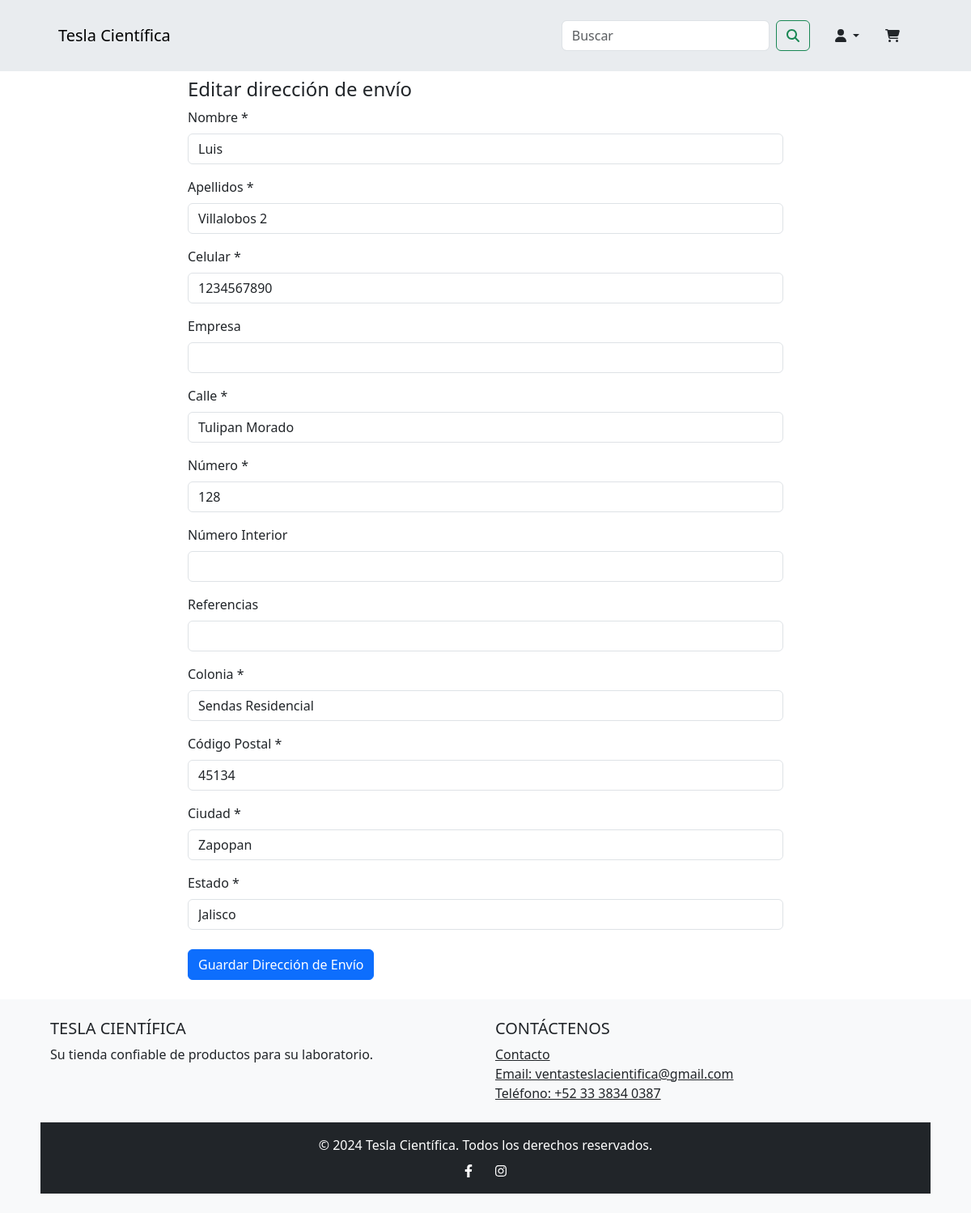
The app's page /edit_address/2?next=/addresses (signed in) with its own data.
### app/models.py (models this page shows, shortened)
class ShippingAddress(db.Model):
    id = db.Column(db.Integer, primary_key=True)
    client_id = db.Column(db.Integer, db.ForeignKey("client.id"), nullable=False)
    nombre = db.Column(db.String(100), nullable=False)
    apellidos = db.Column(db.String(100), nullable=False)
    celular = db.Column(db.String(10), nullable=False)
    empresa = db.Column(db.String(100))
    calle = db.Column(db.String(100), nullable=False)
    numero = db.Column(db.String(10), nullable=False)
    num_int = db.Column(db.String(10))
    referencias = db.Column(db.String(255))
    colonia = db.Column(db.String(100), nullable=False)
    cp = db.Column(db.String(5), nullable=False)
    ciudad = db.Column(db.String(100), nullable=False)
    estado = db.Column(db.String(100), nullable=False)
    is_deleted = db.Column(db.Boolean, default=False, server_default="0")

### app/routes.py (the view, shortened to what this page needs)
@main.route("/edit_address/<int:id>", methods=["GET", "POST"])
def edit_address(id):
    if not current_user.is_authenticated:
        return redirect(url_for("main.index"))
    address = ShippingAddress.query.get_or_404(id)
    if address.client_id != current_user.id:
        return redirect(url_for("main.index"))
    form = ShippingAddressForm(obj=address)
    return render_template("edit_address.html", form=form)

### app/models.py (called while the page is built)
@login_manager.user_loader
def load_user(user_id):
    return Client.query.get(int(user_id))

### app/templates/edit_address.html (shortened to what this page needs)
{% include "header.html" %} {% block content %}
<main class="mb-4">
  <div class="container">
    <div class="row">
      <div class="col-lg-8 col-md-10 mx-auto">
        <h4>Editar dirección de envío</h4>
        <form method="POST">
          <div class="form-group">
            {{ form.nombre.label(class="form-label") }} {{
            form.nombre(class="form-control", id="nombre") }}
          </div>
          <div class="form-group mt-3">
            {{ form.apellidos.label(class="form-label") }} {{
            form.apellidos(class="form-control", id="apellidos") }}
          </div>
          <div class="form-group mt-3">
            {{ form.celular.label(class="form-label") }} {{
            form.celular(class="form-control", id="celular") }}
          </div>
          <div class="form-group mt-3">
            {{ form.empresa.label(class="form-label") }} {{
            form.empresa(class="form-control", id="empresa") }}
          </div>
          <div class="form-group mt-3">
            {{ form.calle.label(class="form-label") }} {{
            form.calle(class="form-control", id="calle") }}
          </div>
          <div class="form-group mt-3">
            {{ form.numero.label(class="form-label") }} {{
            form.numero(class="form-control", id="numero") }}
          </div>
          <div class="form-group mt-3">
            {{ form.num_int.label(class="form-label") }} {{
            form.num_int(class="form-control", id="num_int") }}
          </div>
          <div class="form-group mt-3">
            {{ form.referencias.label(class="form-label") }} {{
            form.referencias(class="form-control", id="referencias") }}
          </div>
          <div class="form-group mt-3">
            {{ form.colonia.label(class="form-label") }} {{
            form.colonia(class="form-control", id="colonia") }}
          </div>
          <div class="form-group mt-3">
            {{ form.cp.label(class="form-label") }} {{
            form.cp(class="form-control", id="cp") }}
          </div>
          <div class="form-group mt-3">
            {{ form.ciudad.label(class="form-label") }} {{
            form.ciudad(class="form-control", id="ciudad") }}
          </div>
          <div class="form-group mt-3">
            {{ form.estado.label(class="form-label") }} {{
            form.estado(class="form-control", id="estado") }}
          </div>
          <div class="form-group mt-4">
            {{ form.submit(class="btn btn-primary", type="submit") }}
          </div>
        </form>
      </div>
    </div>
  </div>
</main>
{% endblock %} {% include "footer.html" %}

### app/static/css/styles.css (style rules this page uses)
.btn-primary { background-color: #007bff; border-color: #007bff; color: white; }

### records on screen
ShippingAddress: nombre "Luis", apellidos "Villalobos 2", celular "1234567890", calle "Tulipan Morado", numero "128", colonia "Sendas Residencial", cp "45134", ciudad "Zapopan", estado "Jalisco"
